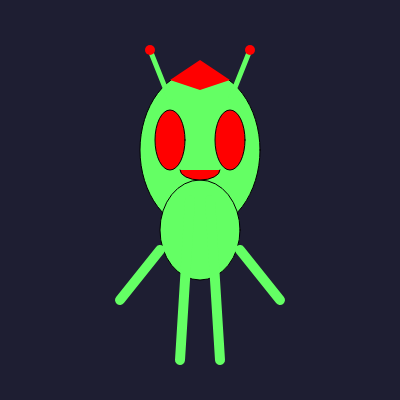
Frame 1 (no input)
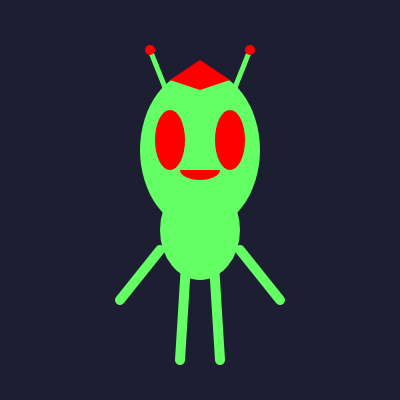
Frame 60 (no input)
Frame 120 (the mouse pressed at the canvas centre since frame 60): identical to frame 60, image omitted

The p5.js sketch that drew these frames (run headless with seeded random() and noise() and a simulated clock; from frame 60 on, the mouse is pressed at the canvas centre):

// p5.js sketch
// ── sketch.js
function setup() {
  createCanvas(400, 400);
}

function draw() {
  background(30, 30, 50);
  
  
  fill(100, 255, 100);
  ellipse(200, 150, 120, 160);

  
  fill(255,0,0);
  ellipse(170, 140, 30, 60);
  ellipse(230, 140, 30, 60);

 
  fill(100, 255, 100);
  ellipse(200, 230, 80, 100);
  
  fill(255,0,0);
  arc(200, 170, 40, 20, 0, PI); 

  
  stroke(100, 255, 100);
  strokeWeight(10);
  line(160, 250, 120, 300);
  line(240, 250, 280, 300);

  
  line(190, 200, 180, 360);
  line(210, 200, 220, 360);

  
  strokeWeight(5);
  line(170, 100, 150, 50);
  line(230, 100, 250, 50);

 
  fill(255, 0, 0);
  noStroke();
  ellipse(150, 50, 10, 10);
  ellipse(250, 50, 10, 10);

  fill(255, 0, 0); 
  triangle(170, 80, 200, 60, 200, 90); // Left side of bow
  triangle(230, 80, 200, 60, 200, 90); // Right side of bow
  fill(255, 0, 0);
  ellipse(200, 80, 15, 15); 
}
